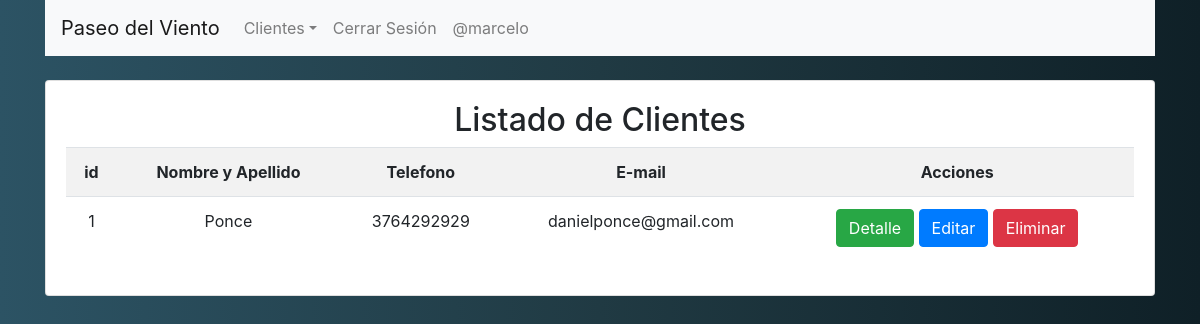
/listar-clientes/ (signed in), run on the app's committed database.
### app001/models.py (models this page shows, shortened)
class Cliente(models.Model):
    nombres = models.CharField(max_length=100)
    apellidos = models.CharField(max_length=100)
    telefono = models.CharField(max_length=100, blank=True)
    email = models.EmailField(blank=True)
    observaciones=models.TextField(blank=True)
    class Meta:
            verbose_name_plural = 'Clientes'

### app001/views.py (the view)
# urls.py: path('listar-clientes/', listar_clientes, name='listar_clientes'),
def listar_clientes(request):
    clientes = Cliente.objects.all().order_by('id')
    data = {
        'clientes': clientes
    }
    return render(request, 'app001/cliente/listar.html', data)

### app001/templates/app001/cliente/listar.html (shortened to what this page needs)
{% extends "app001/layout.html" %} {% block body %} {% load crispy_forms_tags %}
{% if clientes %}
<div class="card">
  <card class="card-body text-center">
    <h2>Listado de Clientes</h2>
    <table class="table table-striped table-hover table-responsive-sm">
      <tr>
        <th>id</th>
        <th>Nombre y Apellido</th>
        <th>Telefono</th>
        <th>E-mail</th>
        <th>Acciones</th>
      </tr>
      {% for cliente in clientes %}
      <tr>
        <td>{{cliente.id}}</td>
        <td>{{cliente.nombre}} {{cliente.apellidos}}</td>
        <td>{{cliente.telefono}}</td>
        <td>{{cliente.email}}</td>
        <td>
          <a
            href="{% url 'app001:detalle_cliente' cliente.id %}"
            class="btn btn-success"
          >Detalle</a>
          <a
            href="{% url 'app001:modificar_cliente' cliente.id %}"
            class="btn btn-primary"
          >Editar</a>
          <a
            href="#"
            class="btn btn-danger"
            onclick="eliminarCliente({{cliente.id}})"
          >Eliminar</a>
        </td>
      </tr>
      {% endfor %}
    </table>
  </card>
</div>
{% endif %} {% endblock %}

### app001/templates/app001/layout.html (shortened to what this page needs)
{% load static %}
<!DOCTYPE html>
<html lang="en">
  <head>
    <link
      rel="stylesheet"
      href="https://cdn.jsdelivr.net/npm/bootstrap@4.6.1/dist/css/bootstrap.min.css"
    />
  </head>
  <body style="background: #0F2027;
  background: -webkit-linear-gradient(to right, #2C5364, #203A43, #0F2027);
  background: linear-gradient(to right, #2C5364, #203A43, #0F2027);">
    <div class="container">
    <nav class="navbar navbar-expand-lg navbar-light bg-light">
      <a class="navbar-brand" href="{% url 'app001:listar_clientes' %}">Paseo del Viento</a>
      <div class="collapse navbar-collapse" id="navbarSupportedContent">
        <ul class="navbar-nav mr-auto">
          <li class="nav-item dropdown">
            <a class="nav-link dropdown-toggle" href="#" id="navbarDropdown" role="button" data-toggle="dropdown" aria-expanded="false">Clientes</a>
          </li>
          {% if user.is_authenticated %}
              <li class="nav-item">
                <a class="nav-link" href="{% url 'logout' %}">Cerrar Sesión</a>
              </li>
              <li class="nav-item">
                <a class="nav-link" href="#">@{{user.username}}</a>
              </li class="nav-item">
              {% endif %}
        </ul>
      </div>
    </nav>
  </div>
  <br>
    <div class="container">{% block body %} {% endblock %}</div>
  </body>
</html>

### data on the page
Cliente: id "1", apellidos "Ponce", telefono "3764292929", email "danielponce@gmail.com"

### other printed values
{{ user.username }} "marcelo"
